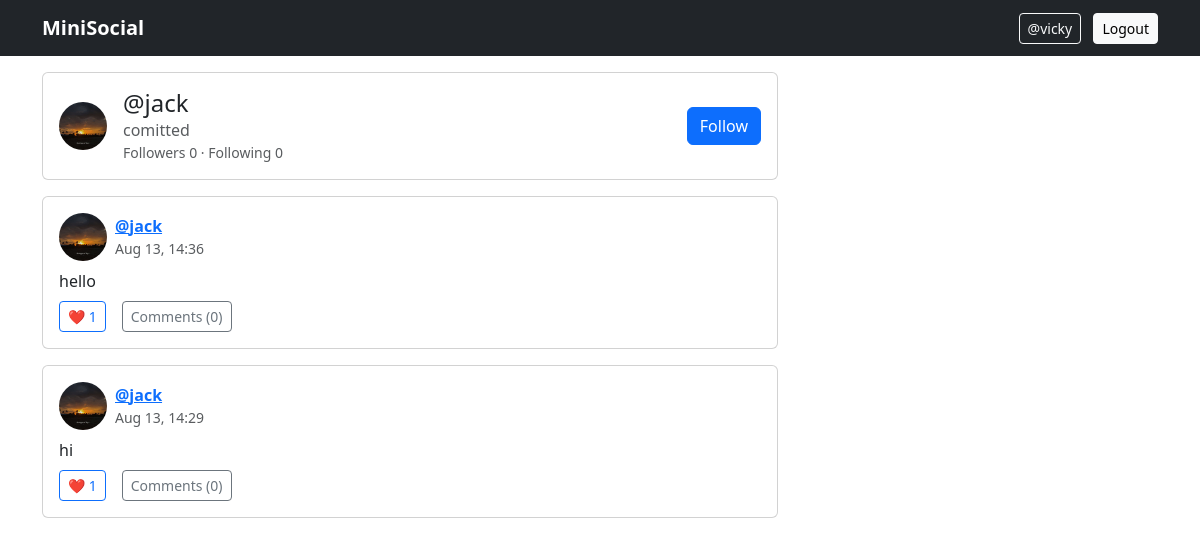
Screenshot of /u/jack/ (signed in) with the database file from the repository.
### network/models.py (models this page shows, shortened)
class Profile(models.Model):
    user = models.OneToOneField(User, on_delete=models.CASCADE, related_name='profile')
    bio = models.CharField(max_length=160, blank=True)
    avatar = models.ImageField(upload_to=user_avatar_path, blank=True, null=True)

class Post(models.Model):
    author = models.ForeignKey(User, on_delete=models.CASCADE, related_name='posts')
    content = models.TextField(max_length=1000)
    image = models.ImageField(upload_to='posts', blank=True, null=True)
    created = models.DateTimeField(default=timezone.now)
    class Meta:
        ordering = ['-created']
    def get_absolute_url(self):
        return reverse('post_detail', args=[self.pk])

### network/views.py (the view)
# urls.py: path('u/<str:username>/', views.profile_view, name='profile'),
def profile_view(request, username):
    user = get_object_or_404(User, username=username)
    posts = user.posts.all()
    is_following = False
    if request.user.is_authenticated:
        is_following = Follow.objects.filter(follower=request.user, following=user).exists()
    followers = user.followers_set.count()
    following = user.following_set.count()
    return render(request, 'network/profile.html', {
        'profile_user': user,
        'posts': posts,
        'is_following': is_following,
        'followers': followers,
        'following': following
    })

### network/templates/network/profile.html (shortened to what this page needs)
{% extends 'base.html' %}
{% load static %}
{% block content %}
<div class="row">
  <div class="col-md-8">
    <div class="card mb-3">
      <div class="card-body d-flex align-items-center">
        {% if profile_user.profile.avatar %}
            <img class="avatar me-3" src="{{ profile_user.profile.avatar.url }}" alt="avatar">
        {% else %}
            <img class="avatar me-3" src="{% static 'network/img/default-avatar.png' %}" alt="avatar">
        {% endif %}
        <div class="flex-grow-1">
          <h4 class="mb-0">@{{ profile_user.username }}</h4>
          <p class="text-muted mb-0">{{ profile_user.profile.bio }}</p>
          <div class="small text-muted">Followers {{ followers }} · Following {{ following }}</div>
        </div>
        {% if user.is_authenticated and user.username != profile_user.username %}
          <button class="btn btn-primary follow-btn" data-url="{% url 'follow_toggle' profile_user.username %}">
            {% if is_following %}Unfollow{% else %}Follow{% endif %}
          </button>
        {% elif user.is_authenticated and user.username == profile_user.username %}
          <a class="btn btn-outline-secondary" href="{% url 'profile_edit' %}">Edit profile</a>
        {% endif %}
      </div>
    </div>
    {% for post in posts %}
      {% include 'network/partials/post_card.html' with post=post %}
    {% empty %}
      <p class="text-muted">No posts yet.</p>
    {% endfor %}
  </div>
</div>
{% endblock %}

### templates/base.html (shortened to what this page needs)
{% load static %}
<!DOCTYPE html>
<html lang="en">
<head>
  <link href="https://cdn.jsdelivr.net/npm/bootstrap@5.3.3/dist/css/bootstrap.min.css" rel="stylesheet">
  <link rel="stylesheet" href="{% static 'network/css/styles.css' %}">
</head>
<body>
<nav class="navbar navbar-expand-lg navbar-dark bg-dark mb-3">
  <div class="container">
    <a class="navbar-brand fw-semibold" href="{% url 'feed' %}">MiniSocial</a>
    <div>
      {% if user.is_authenticated %}
        <a class="btn btn-outline-light btn-sm" href="{% url 'profile' user.username %}">@{{ user.username }}</a>
        <a class="btn btn-light btn-sm ms-2" href="{% url 'logout' %}">Logout</a>
      {% else %}
        <a class="btn btn-light btn-sm" href="{% url 'login' %}">Login</a>
        <a class="btn btn-primary btn-sm ms-2" href="{% url 'signup' %}">Sign up</a>
      {% endif %}
    </div>
  </div>
</nav>
<main class="container">
  {% block content %}{% endblock %}
</main>
</body>
</html>

### network/templates/network/partials/post_card.html (shortened to what this page needs)
{% load static %}
<div class="card mb-3 post-card" data-post-id="{{ post.id }}">
  <div class="card-body">
    <div class="d-flex align-items-center mb-2">
      {% if post.author.profile.avatar %}
          <img class="avatar me-2" src="{{ post.author.profile.avatar.url }}" alt="avatar">
      {% else %}
          <img class="avatar me-2" src="{% static 'network/img/default-avatar.png' %}" alt="avatar">
      {% endif %}
      <div>
        <a href="{% url 'profile' post.author.username %}" class="fw-semibold">@{{ post.author.username }}</a>
        <div class="small text-muted">{{ post.created|date:"M j, H:i" }}</div>
      </div>
    </div>
    <p class="mb-2">{{ post.content }}</p>
    <div class="d-flex align-items-center gap-3">
      <button class="btn btn-sm btn-outline-primary like-btn" data-url="{% url 'like_toggle' post.pk %}">
        ❤️ <span class="like-count">{{ post.likes.count }}</span>
      </button>
      <a class="btn btn-sm btn-outline-secondary" href="{{ post.get_absolute_url }}">Comments ({{ post.comments.count }})</a>
    </div>
  </div>
</div>

### static/network/css/styles.css (style rules this page uses)
.avatar { width:48px;height:48px;border-radius:50%;object-fit:cover }
.post-card img { max-height:480px;object-fit:cover }

### rows the page displays
Post: author.profile.avatar (picture), author.username "jack", created "Aug 13, 14:36", content "hello", likes.count "1", comments.count "0"
Post: author.profile.avatar (picture), author.username "jack", created "Aug 13, 14:29", content "hi", likes.count "1", comments.count "0"

### other values shown
{{ user.username }} "vicky"
{{ profile_user.username }} "jack"
{{ profile_user.profile.bio }} "comitted"
{{ followers }} "0"
{{ following }} "0"
